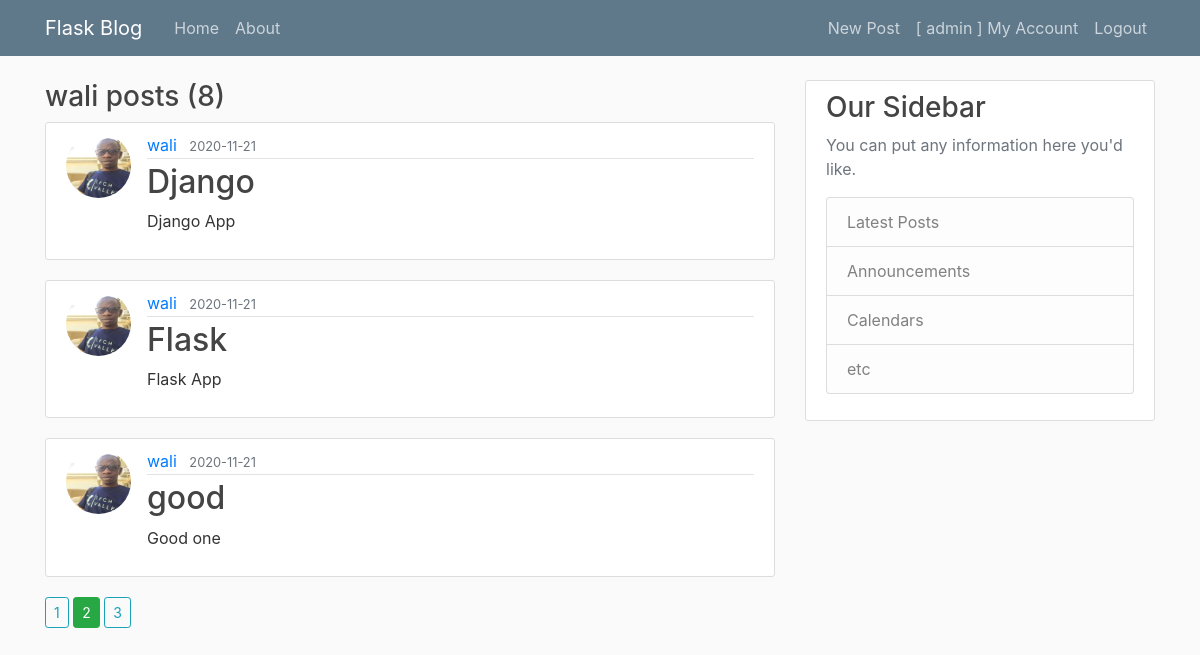
/user/wali?page=2 (signed in), run on the app's committed database.
### flaskblog/models.py (models this page shows, shortened)
class User (db.Model, UserMixin):
    id = db.Column(db.Integer, primary_key = True)
    username = db.Column(db.String(20), unique = True, nullable = False)
    email = db.Column(db.String(120), unique = True, nullable = False)
    password = db.Column(db.String(60), nullable = False)
    image = db.Column(db.String(20), nullable = False, default = "default.jpg")
    posts = db.relationship('Post', backref='author', lazy = True)

class Post (db.Model):
    id = db.Column(db.Integer, primary_key = True)
    title = db.Column(db.String(20), nullable = False)
    content = db.Column(db.String(200), nullable = False)
    date_posted = db.Column(db.DateTime, nullable = False, default=datetime.utcnow)
    userid = db.Column (db.Integer, db.ForeignKey('user.id'), nullable= False)

### flaskblog/routes.py (the view)
@app.route('/user/<string:username>')
def user_posts(username):
    page = request.args.get('page', 1, type=int)
    user = User.query.filter_by(username=username).first_or_404()
    posts = Post.query.filter_by(author = user)\
            .order_by(Post.date_posted.desc())\
            .paginate(per_page=3, page=page)
    return render_template('user_post.html', posts= posts, user=user, page=1)

### flaskblog/models.py (called while the page is built)
@login_manager.user_loader
def load_user(userid):
    return User.query.get(int(userid))

### flaskblog/templates/user_post.html
{% extends "layout.html" %}
{% block contents %}
<h3>{{ user.username }} posts ({{ posts.total }})</h3>
{% for post in posts.items %}
<article class="media content-section">
    <img src="{{ url_for('static', filename='profile_pics/'+ post.author.image) }}" alt="User" class="rounded-circle article-img">
    <div class="media-body">
        <div class="article-metadata">
            <a class="mr-2" href="#">{{ post.author.username }}</a>
            <small class="text-muted">{{ post.date_posted.strftime('%Y-%m-%d') }}</small>
        </div>
        <h2><a class="article-title" href="{{ url_for('Blogpost', post_id = post.id)}}">{{ post.title }}</a></h2>
        <p class="article-content">{{ post.content }}</p>
    </div>
</article>
{% endfor %}
{% for page_num in posts.iter_pages(left_edge=1, right_edge = 1, left_current = 1, right_current = 2) %}
    {% if page_num %}
        {% if posts.page == page_num %}
            <a class="btn btn-success btn-sm" href="{{ url_for('user_posts', page=page_num, username = user.username ) }}">{{ page_num }}</a>
        {% else %}
            <a class="btn btn-outline-info btn-sm" href="{{ url_for('user_posts', page=page_num, username = user.username) }}">{{ page_num }}</a>
        {% endif %}
    {% else %}
        ...
    {% endif%}
{% endfor %}
{% endblock contents%}

### flaskblog/templates/layout.html (shortened to what this page needs)
<!DOCTYPE html>
<html>
<head>
    <link rel="stylesheet" href="https://cdn.jsdelivr.net/npm/bootstrap@4.5.3/dist/css/bootstrap.min.css"
>
    <link rel='stylesheet' type='text/css' media='screen' href="{{ url_for('static', filename='main.css' ) }}">
</head>
<body>
    <header class="site-header">
        <nav class="navbar navbar-expand-md navbar-dark bg-steel fixed-top">
          <div class="container">
            <a class="navbar-brand mr-4" href="/">Flask Blog</a>
            <div class="collapse navbar-collapse" id="navbarToggle">
              <div class="navbar-nav mr-auto">
                <a class="nav-item nav-link" href="{{ url_for('home') }}">Home</a>
                <a class="nav-item nav-link" href="{{ url_for('about') }}">About</a>
              </div>
              <div class="navbar-nav">
                {% if not current_user.is_authenticated %}
                  <a class="nav-item nav-link" href="{{ url_for('login') }}">Login</a>
                  <a class="nav-item nav-link" href="{{ url_for('register') }}">Register</a>
                {% else %}
                  <a class="nav-item nav-link" href="{{ url_for('newPost') }}">New Post</a>
                  <a class="nav-item nav-link" href="{{ url_for('account') }}">[ {{ current_user.username }} ] My Account</a>
                  <a class="nav-item nav-link" href="{{ url_for('logout') }}">Logout</a>
                {% endif%}
              </div>
            </div>
          </div>
        </nav>
      </header>
      <main role="main" class="container">
        <div class="row">
          <div class="col-md-8">
            {% block contents %}{% endblock contents %}
          </div>
          <div class="col-md-4">
            <div class="content-section">
              <h3>Our Sidebar</h3>
              <p class='text-muted'>You can put any information here you'd like.
                <ul class="list-group">
                  <li class="list-group-item list-group-item-light">Latest Posts</li>
                  <li class="list-group-item list-group-item-light">Announcements</li>
                  <li class="list-group-item list-group-item-light">Calendars</li>
                  <li class="list-group-item list-group-item-light">etc</li>
                </ul>
              </p>
            </div>
          </div>
        </div>
      </main>
</body>
</html>

### flaskblog/static/main.css (style rules this page uses)
body { background: #fafafa; color: #333333; margin-top: 5rem; }
h1, h2, h3, h4, h5, h6 { color: #444444; }
.bg-steel { background-color: #5f788a; }
.site-header .navbar-nav .nav-link { color: #cbd5db; }
.content-section { background: #ffffff; padding: 10px 20px; border: 1px solid #dddddd; border-radius: 3px; margin-bottom: 20px; }
.article-title { color: #444444; }
.article-content { white-space: pre-line; }
.article-img { height: 65px; width: 65px; margin-right: 16px; }
.article-metadata { padding-bottom: 1px; margin-bottom: 4px; border-bottom: 1px solid #e3e3e3 }

### data on the page
User: username "admin"
User: username "wali"
Post: image (picture), author.username "wali", date_posted "2020-11-21", title "Django", content "Django App"
Post: image (picture), author.username "wali", date_posted "2020-11-21", title "Flask", content "Flask App"
Post: image (picture), author.username "wali", date_posted "2020-11-21", title "good", content "Good one"

### other printed values
{{ posts.total }} "8"
{{ page_num }} "1" "3"
{{ page_num }} "2"
